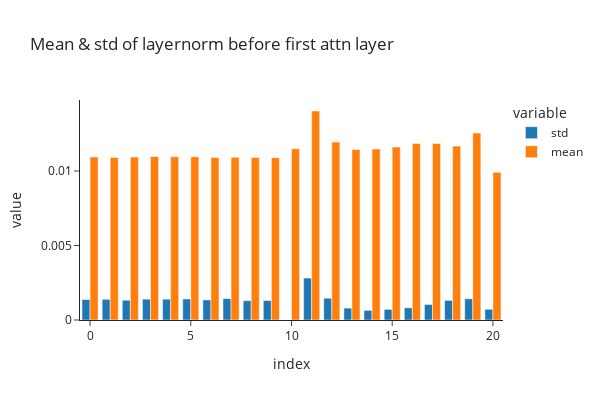
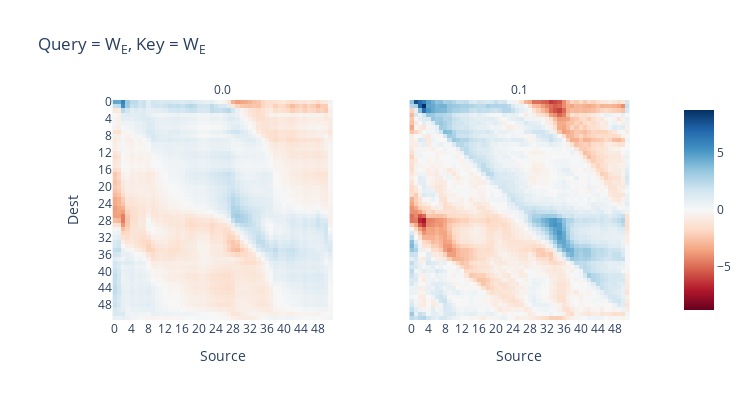
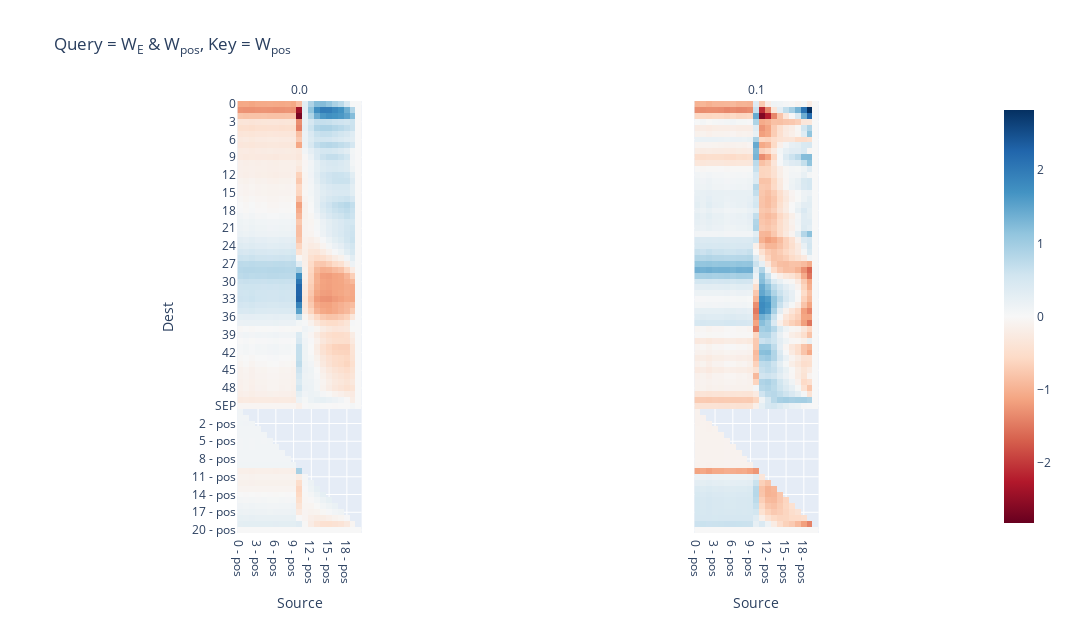

The code cell stored with these charts, in order, in its notebook:
### Markdown cell above
## QK circuits

### Code cell
W_pos_labels = [str(i) + " - pos" for i in range(model.cfg.n_ctx)]

# Check layernorm scale factor mean & std dev, verify that std dev is small
scale = cache["scale", 0, "ln1"][:, :, 0, 0] # shape (batch, seq)
df = pd.DataFrame({
    "std": scale.std(0).cpu().numpy(),
    "mean": scale.mean(0).cpu().numpy(),
})
px.bar(
    df, 
    title="Mean & std of layernorm before first attn layer", 
    template="simple_white", width=600, height=400, barmode="group"
).show()

W_QK: Tensor = model.W_Q[0] @ model.W_K[0].transpose(-1, -2) / (model.cfg.d_head ** 0.5)

W_E_scaled = model.W_E / scale.mean()
W_pos_scaled = model.W_pos / scale.mean(dim=0).unsqueeze(-1)

W_Qemb_Kemb = W_E_scaled @ W_QK @ W_E_scaled.T
W_Qboth_Kpos = t.concat([W_E_scaled, W_pos_scaled]) @ W_QK @ W_pos_scaled.T
# Apply causal masking
W_Qboth_Kpos[:, -len(W_pos_labels):].masked_fill_(t.triu(t.ones_like(W_Qboth_Kpos[:, -len(W_pos_labels):]), diagonal=1).bool(), float("-inf"))

imshow(
    W_Qemb_Kemb,
    facet_col = 0,
    facet_labels = [f"0.{head}" for head in range(model.cfg.n_heads)],
    title = f"Query = W<sub>E</sub>, Key = W<sub>E</sub>",
    labels = {"x": "Source", "y": "Dest"},
    x = dataset.vocab,
    y = dataset.vocab,
    height = 400,
    width = 750,
)
imshow(
    W_Qboth_Kpos,
    facet_col = 0,
    facet_labels = [f"0.{head}" for head in range(model.cfg.n_heads)],
    title = f"Query = W<sub>E</sub> & W<sub>pos</sub>, Key = W<sub>pos</sub>",
    labels = {"x": "Source", "y": "Dest"},
    x = W_pos_labels,
    y = dataset.vocab + W_pos_labels,
    height = 620,
    width = 1070,
)

### Figure 1 — Plotly figure (JSON) as saved in the notebook; plotly's stock layout.template omitted (floating-point values rounded to 4 significant figures)
{"data": [{"alignmentgroup": "True", "hovertemplate": "variable=std<br>index=%{x}<br>value=%{y}<extra></extra>", "legendgroup": "std", "marker": {"color": "#1F77B4", "pattern": {"shape": ""}}, "name": "std", "offsetgroup": "std", "orientation": "v", "showlegend": true, "textposition": "auto", "type": "bar", "x": [0, 1, 2, 3, 4, 5, 6, 7, 8, 9, 10, 11, 12, 13, 14, 15, 16, 17, 18, 19, 20], "xaxis": "x", "y": [0.001373, 0.001391, 0.001327, 0.0014, 0.001399, 0.001414, 0.001346, 0.001437, 0.001296, 0.001306, 0, 0.002816, 0.001462, 0.0007984, 0.0006485, 0.0007131, 0.0008159, 0.001042, 0.001317, 0.001424, 0.0007186], "yaxis": "y"}, {"alignmentgroup": "True", "hovertemplate": "variable=mean<br>index=%{x}<br>value=%{y}<extra></extra>", "legendgroup": "mean", "marker": {"color": "#FF7F0E", "pattern": {"shape": ""}}, "name": "mean", "offsetgroup": "mean", "orientation": "v", "showlegend": true, "textposition": "auto", "type": "bar", "x": [0, 1, 2, 3, 4, 5, 6, 7, 8, 9, 10, 11, 12, 13, 14, 15, 16, 17, 18, 19, 20], "xaxis": "x", "y": [0.01094, 0.01091, 0.01093, 0.01097, 0.01096, 0.01096, 0.0109, 0.01092, 0.0109, 0.0109, 0.0115, 0.01403, 0.01194, 0.01144, 0.01147, 0.01161, 0.01185, 0.01184, 0.01167, 0.01255, 0.009911], "yaxis": "y"}], "layout": {"barmode": "group", "height": 400, "legend": {"title": {"text": "variable"}, "tracegroupgap": 0}, "title": {"text": "Mean & std of layernorm before first attn layer"}, "width": 600, "xaxis": {"anchor": "y", "domain": [0, 1], "title": {"text": "index"}}, "yaxis": {"anchor": "x", "domain": [0, 1], "title": {"text": "value"}}}}

### Figure 2 — Plotly figure (JSON) as saved in the notebook; plotly's stock layout.template omitted (floating-point values rounded to 4 significant figures; data arrays with more than 128 entries replaced by an {"elided": "..."} marker saying what was removed)
{"data": [{"coloraxis": "coloraxis", "hovertemplate": "Source: %{x}<br>Dest: %{y}<br>color: %{z}<extra></extra>", "name": "0", "type": "heatmap", "x": ["0", "1", "2", "3", "4", "5", "6", "7", "8", "9", "10", "11", "12", "13", "14", "15", "16", "17", "18", "19", "20", "21", "22", "23", "24", "25", "26", "27", "28", "29", "30", "31", "32", "33", "34", "35", "36", "37", "38", "39", "40", "41", "42", "43", "44", "45", "46", "47", "48", "49", "50", "SEP"], "xaxis": "x", "y": ["0", "1", "2", "3", "4", "5", "6", "7", "8", "9", "10", "11", "12", "13", "14", "15", "16", "17", "18", "19", "20", "21", "22", "23", "24", "25", "26", "27", "28", "29", "30", "31", "32", "33", "34", "35", "36", "37", "38", "39", "40", "41", "42", "43", "44", "45", "46", "47", "48", "49", "50", "SEP"], "yaxis": "y", "z": {"elided": "52x52 float values"}}, {"coloraxis": "coloraxis", "hovertemplate": "Source: %{x}<br>Dest: %{y}<br>color: %{z}<extra></extra>", "name": "1", "type": "heatmap", "x": ["0", "1", "2", "3", "4", "5", "6", "7", "8", "9", "10", "11", "12", "13", "14", "15", "16", "17", "18", "19", "20", "21", "22", "23", "24", "25", "26", "27", "28", "29", "30", "31", "32", "33", "34", "35", "36", "37", "38", "39", "40", "41", "42", "43", "44", "45", "46", "47", "48", "49", "50", "SEP"], "xaxis": "x2", "y": ["0", "1", "2", "3", "4", "5", "6", "7", "8", "9", "10", "11", "12", "13", "14", "15", "16", "17", "18", "19", "20", "21", "22", "23", "24", "25", "26", "27", "28", "29", "30", "31", "32", "33", "34", "35", "36", "37", "38", "39", "40", "41", "42", "43", "44", "45", "46", "47", "48", "49", "50", "SEP"], "yaxis": "y2", "z": {"elided": "52x52 float values"}}], "layout": {"annotations": [{"font": {}, "showarrow": false, "text": "0.0", "x": 0.245, "xanchor": "center", "xref": "paper", "y": 1, "yanchor": "bottom", "yref": "paper"}, {"font": {}, "showarrow": false, "text": "0.1", "x": 0.755, "xanchor": "center", "xref": "paper", "y": 1, "yanchor": "bottom", "yref": "paper"}], "coloraxis": {"cmid": 0, "colorscale": [[0, "rgb(103,0,31)"], [0.1, "rgb(178,24,43)"], [0.2, "rgb(214,96,77)"], [0.3, "rgb(244,165,130)"], [0.4, "rgb(253,219,199)"], [0.5, "rgb(247,247,247)"], [0.6, "rgb(209,229,240)"], [0.7, "rgb(146,197,222)"], [0.8, "rgb(67,147,195)"], [0.9, "rgb(33,102,172)"], [1, "rgb(5,48,97)"]]}, "height": 400, "title": {"text": "Query = W<sub>E</sub>, Key = W<sub>E</sub>"}, "width": 750, "xaxis": {"anchor": "y", "constrain": "domain", "domain": [0, 0.49], "scaleanchor": "y", "title": {"text": "Source"}}, "xaxis2": {"anchor": "y2", "domain": [0.51, 1], "matches": "x", "title": {"text": "Source"}}, "yaxis": {"anchor": "x", "autorange": "reversed", "constrain": "domain", "domain": [0, 1], "title": {"text": "Dest"}}, "yaxis2": {"anchor": "x2", "domain": [0, 1], "matches": "y", "showticklabels": false}}}

### Figure 3 — Plotly figure (JSON) as saved in the notebook; plotly's stock layout.template omitted (floating-point values rounded to 4 significant figures; data arrays with more than 128 entries replaced by an {"elided": "..."} marker saying what was removed)
{"data": [{"coloraxis": "coloraxis", "hovertemplate": "Source: %{x}<br>Dest: %{y}<br>color: %{z}<extra></extra>", "name": "0", "type": "heatmap", "x": ["0 - pos", "1 - pos", "2 - pos", "3 - pos", "4 - pos", "5 - pos", "6 - pos", "7 - pos", "8 - pos", "9 - pos", "10 - pos", "11 - pos", "12 - pos", "13 - pos", "14 - pos", "15 - pos", "16 - pos", "17 - pos", "18 - pos", "19 - pos", "20 - pos"], "xaxis": "x", "y": ["0", "1", "2", "3", "4", "5", "6", "7", "8", "9", "10", "11", "12", "13", "14", "15", "16", "17", "18", "19", "20", "21", "22", "23", "24", "25", "26", "27", "28", "29", "30", "31", "32", "33", "34", "35", "36", "37", "38", "39", "40", "41", "42", "43", "44", "45", "46", "47", "48", "49", "50", "SEP", "0 - pos", "1 - pos", "2 - pos", "3 - pos", "4 - pos", "5 - pos", "6 - pos", "7 - pos", "8 - pos", "9 - pos", "10 - pos", "11 - pos", "12 - pos", "13 - pos", "14 - pos", "15 - pos", "16 - pos", "17 - pos", "18 - pos", "19 - pos", "20 - pos"], "yaxis": "y", "z": {"elided": "73x21 float values"}}, {"coloraxis": "coloraxis", "hovertemplate": "Source: %{x}<br>Dest: %{y}<br>color: %{z}<extra></extra>", "name": "1", "type": "heatmap", "x": ["0 - pos", "1 - pos", "2 - pos", "3 - pos", "4 - pos", "5 - pos", "6 - pos", "7 - pos", "8 - pos", "9 - pos", "10 - pos", "11 - pos", "12 - pos", "13 - pos", "14 - pos", "15 - pos", "16 - pos", "17 - pos", "18 - pos", "19 - pos", "20 - pos"], "xaxis": "x2", "y": ["0", "1", "2", "3", "4", "5", "6", "7", "8", "9", "10", "11", "12", "13", "14", "15", "16", "17", "18", "19", "20", "21", "22", "23", "24", "25", "26", "27", "28", "29", "30", "31", "32", "33", "34", "35", "36", "37", "38", "39", "40", "41", "42", "43", "44", "45", "46", "47", "48", "49", "50", "SEP", "0 - pos", "1 - pos", "2 - pos", "3 - pos", "4 - pos", "5 - pos", "6 - pos", "7 - pos", "8 - pos", "9 - pos", "10 - pos", "11 - pos", "12 - pos", "13 - pos", "14 - pos", "15 - pos", "16 - pos", "17 - pos", "18 - pos", "19 - pos", "20 - pos"], "yaxis": "y2", "z": {"elided": "73x21 float values"}}], "layout": {"annotations": [{"font": {}, "showarrow": false, "text": "0.0", "x": 0.245, "xanchor": "center", "xref": "paper", "y": 1, "yanchor": "bottom", "yref": "paper"}, {"font": {}, "showarrow": false, "text": "0.1", "x": 0.755, "xanchor": "center", "xref": "paper", "y": 1, "yanchor": "bottom", "yref": "paper"}], "coloraxis": {"cmid": 0, "colorscale": [[0, "rgb(103,0,31)"], [0.1, "rgb(178,24,43)"], [0.2, "rgb(214,96,77)"], [0.3, "rgb(244,165,130)"], [0.4, "rgb(253,219,199)"], [0.5, "rgb(247,247,247)"], [0.6, "rgb(209,229,240)"], [0.7, "rgb(146,197,222)"], [0.8, "rgb(67,147,195)"], [0.9, "rgb(33,102,172)"], [1, "rgb(5,48,97)"]]}, "height": 620, "title": {"text": "Query = W<sub>E</sub> & W<sub>pos</sub>, Key = W<sub>pos</sub>"}, "width": 1070, "xaxis": {"anchor": "y", "constrain": "domain", "domain": [0, 0.49], "scaleanchor": "y", "title": {"text": "Source"}}, "xaxis2": {"anchor": "y2", "domain": [0.51, 1], "matches": "x", "title": {"text": "Source"}}, "yaxis": {"anchor": "x", "autorange": "reversed", "constrain": "domain", "domain": [0, 1], "title": {"text": "Dest"}}, "yaxis2": {"anchor": "x2", "domain": [0, 1], "matches": "y", "showticklabels": false}}}
